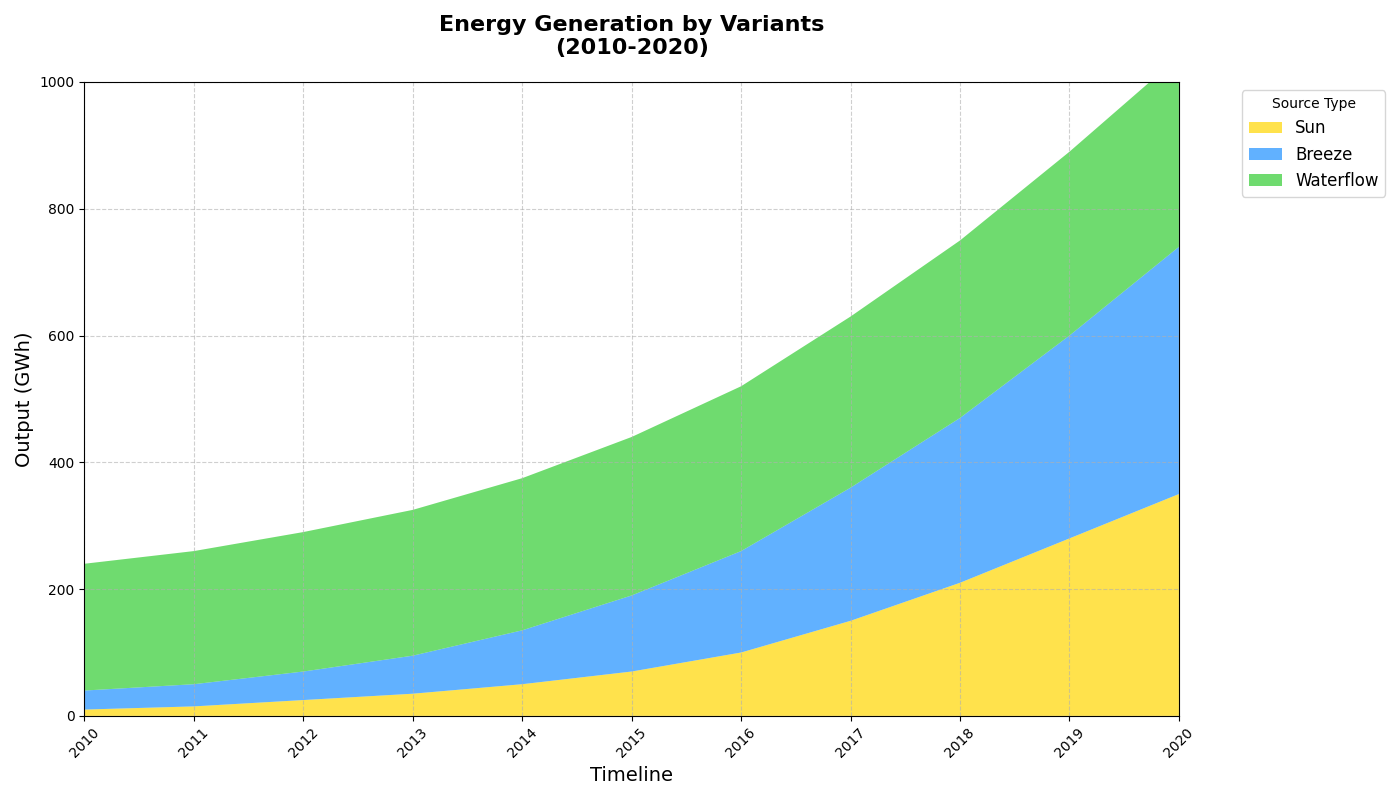

Write Python code to recreate this figure.
import matplotlib.pyplot as plt
import numpy as np

# Data for years
years = np.arange(2010, 2021)

# Data for each energy source (in gigawatt-hours)
solar_energy = np.array([10, 15, 25, 35, 50, 70, 100, 150, 210, 280, 350])
wind_energy = np.array([30, 35, 45, 60, 85, 120, 160, 210, 260, 320, 390])
hydro_energy = np.array([200, 210, 220, 230, 240, 250, 260, 270, 280, 290, 300])

# Plotting setup
fig, ax = plt.subplots(figsize=(14, 8))

# Stacked area plot
ax.stackplot(years, solar_energy, wind_energy, hydro_energy,
             labels=['Sun', 'Breeze', 'Waterflow'],
             colors=['#FFD700', '#1E90FF', '#32CD32'], alpha=0.7)

# Customizing plot appearance
ax.set_title("Energy Generation by Variants\n(2010-2020)", fontsize=16, fontweight='bold', pad=20)
ax.set_xlabel('Timeline', fontsize=14)
ax.set_ylabel('Output (GWh)', fontsize=14)
ax.set_xlim(years[0], years[-1])
ax.set_ylim(0, 1000)

# Set x-ticks to show every year
ax.set_xticks(years)

# Rotate x-axis labels to avoid overlap
plt.xticks(rotation=45)

# Adding a legend
ax.legend(loc='upper left', bbox_to_anchor=(1.05, 1), title="Source Type", fontsize=12)

# Add grid for better readability
ax.grid(True, linestyle='--', alpha=0.6)

# Automatically adjust layout to prevent overlap
plt.tight_layout()

# Show the chart
plt.show()
